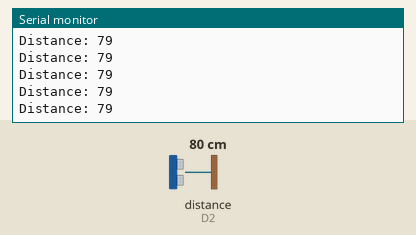
Recording of a sketch running on a simulated Arduino MKR. Parts: the last lines printed to the serial monitor. Wiring (inferred from the names in the program): ultrasonic range finder: trigger D3; echo D2. The test bench sets the inputs (shaded band); at power-on: distance to the obstacle (sensor on D2) 80 cm. The echo pulse lasts 58.3 µs per cm; WiFi joins after 1.5 s; servers stay silent unless stated.

Above: at 3.0 s.
3.1 s: distance to the obstacle (sensor on D2) set to 2 cm
At 4.0 s:
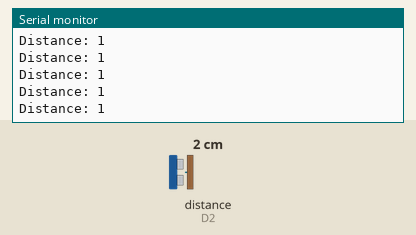
4.6 s: distance to the obstacle (sensor on D2) set to 4 cm
At 5.2 s:
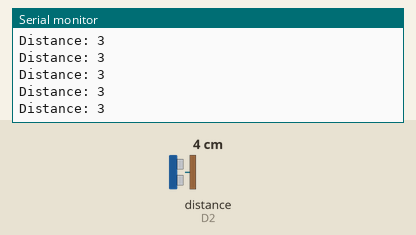
Timing chart, 0 to 7.6 s (numbered marks = the images above; inputs shaded):
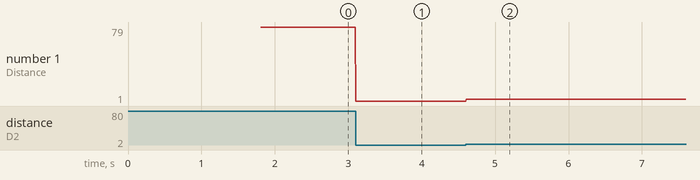

Measured:
- after the input at 3.1 s, the serial monitor: prints a new line at once (image 1)
- after the input at 4.6 s, the serial monitor: prints a new line at once (image 2)
- plotted number 1: 79 → 1 after the input at 3.1 s, 1 → 3 after the input at 4.6 s

The sketch:

lab2dot1b_DistanceBlynk.ino
```cpp
#define BLYNK_TEMPLATE_ID "TMPL2p9wJ0rmO"
#define BLYNK_TEMPLATE_NAME "LCD MKR 1010"
#define BLYNK_AUTH_TOKEN "3io2qrjoiVVBVE4cF2IGg324jB1GPWPB"

// include the library code:
#include <SPI.h>
#include <WiFiNINA.h>
#include <BlynkSimpleWiFiNINA.h>


// Your WiFi credentials.
// Set password to "" for open networks.
char ssid[] = "Halo i bims der FritZ";
char pass[] = "Keine#Hose!Wlan42";

const int trigPin = 3;
const int echoPin = 2;

long duration;
int distance;

void setup() {

  Serial.begin(9600);
  pinMode(trigPin, OUTPUT); // Sets the trigPin as an Output
  pinMode(echoPin, INPUT); // Sets the echoPin as an Input
  Blynk.begin(BLYNK_AUTH_TOKEN, ssid, pass);
  Serial.println("starting");
  Blynk.virtualWrite(V0, "hello");
}

void loop() {
 Blynk.run();
  // Clears the trigPin
  digitalWrite(trigPin, LOW);
  delayMicroseconds(2);
  // Sets the trigPin on HIGH state for 10 micro seconds
  digitalWrite(trigPin, HIGH);
  delayMicroseconds(10);
  digitalWrite(trigPin, LOW);
  // Reads the echoPin, returns the sound wave travel time in microseconds
  duration = pulseIn(echoPin, HIGH);
  // Calculating the distance
  distance = duration * 0.034 / 2;
  // Prints the distance on the Serial Monitor
  Serial.print("Distance: ");
  Serial.println(distance);
  Blynk.virtualWrite(V0, distance);
  delayMicroseconds(5000);
}
```
